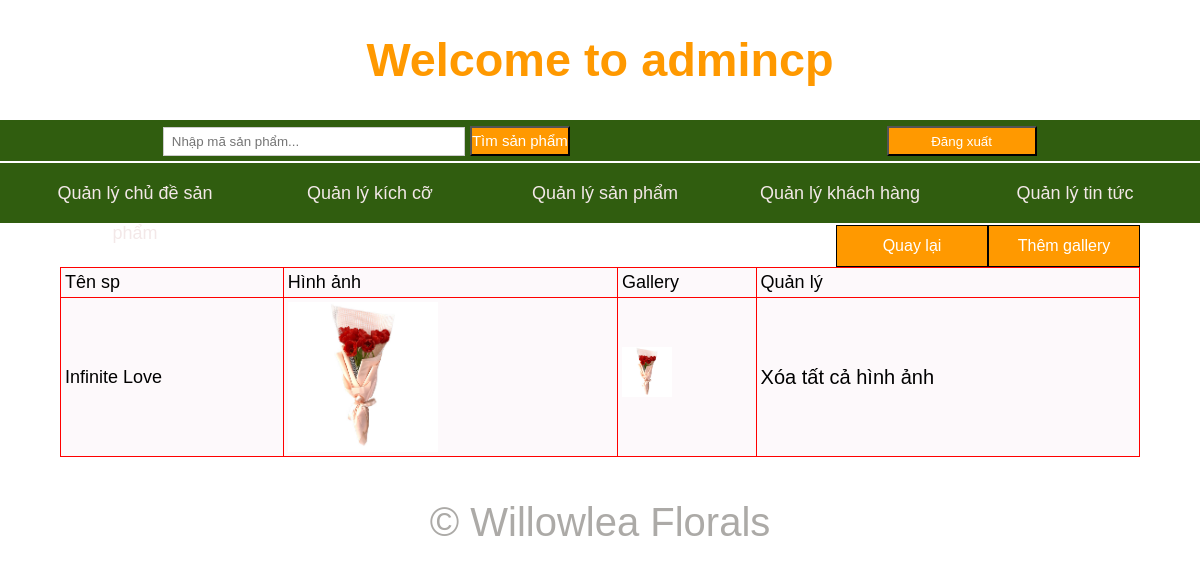
Page /admincp/index.php?quanly=gallery&ac=lietke&id=106 (signed in) on the committed database.
### tables this page shows
CREATE TABLE `sanpham` (
  `idsanpham` int(11) NOT NULL,
  `tensp` varchar(255) NOT NULL,
  `masp` varchar(255) NOT NULL,
  `hinhanh` varchar(100) NOT NULL,
  `giadexuat` float NOT NULL,
  `giagiam` float NOT NULL,
  `soluong` int(11) NOT NULL,
  `loaisp` int(11) NOT NULL,
  `sizesp` int(11) NOT NULL,
  `tinhtrang` varchar(100) NOT NULL,
  `noidung` longtext NOT NULL
);

CREATE TABLE `gallery` (
  `id_gallery` int(11) NOT NULL,
  `id_sp` int(11) NOT NULL,
  `hinhanhsp` varchar(255) NOT NULL
);

### admincp/modules/gallery/lietke.php (the view)
<?php
	$sql=mysqli_query($mysqli,"SELECT * from sanpham where idsanpham='$_GET[id]'");
	$dong=mysqli_fetch_array($sql);
	$id=$_GET['id'];
?>
<div class="button_themsp">
<a href="index.php?quanly=gallery&ac=them&id=<?php echo $id ?>">Thêm gallery</a>
</div>
<div class="button_themsp">
<a href="index.php?quanly=quanlysanpham&ac=them">Quay lại</a>
</div>
<table width="100%" border="1">
  <tr>
    <td>Tên sp</td>
    <td>Hình ảnh</td>
    <td>Gallery</td>
    <td>Quản lý</td>
  </tr>
  <tr>
    <td><?php echo $dong['tensp'] ?></td>
    <td><img src="modules/quanlysanpham/uploads/<?php echo $dong['hinhanh'] ?>" width="150" height="150"></td>
    <td>
    <?php
	$sql_gal=mysqli_query($mysqli,"SELECT hinhanhsp from gallery where id_sp='$_GET[id]'");
	$count=mysqli_num_rows($sql_gal);
	if($count>0){
	while($dong_gal=mysqli_fetch_array($sql_gal)){
	?>
    <p style="margin-bottom:10px;"><img src="modules/gallery/uploads/<?php echo $dong_gal['hinhanhsp'] ?>" width="50" height="50"></p>
    <?php
	}
	}else{
		echo 'Chưa có hình ảnh sản phẩm. Làm ơn Thêm Gallery';
	}
	?>
    </td>
    <td><a class="delete_link" href="modules/gallery/xuly.php?quanly=xoa&id=<?php echo $id ?>" style="text-decoration:none;color:#000;font-size:20px;">Xóa tất cả hình ảnh</a></td>
  </tr>
</table>

### admincp/style/main.css (style rules this page uses)
body { background:#fff; }
* { padding:0; margin:0; font-family: 'Gill Sans', 'Gill Sans MT', Calibri, 'Trebuchet MS', sans-serif; }
table { border-collapse:collapse; width:100%; background-color:rgb(253, 249, 251); border:1px solid #F00; }
table tr td { color:#000; font-size:18px; padding:4px; }
.button_themsp { width:150px; height:40px; border:1px solid #000; text-align:center; background:#F90; line-height:40px; color:#fff; float:right; }
.button_themsp a { color:#fff; display:block; text-decoration:none; }

### rows in the picture
sanpham: tensp "Infinite Love", hinhanh (picture)
gallery: hinhanhsp (picture)
